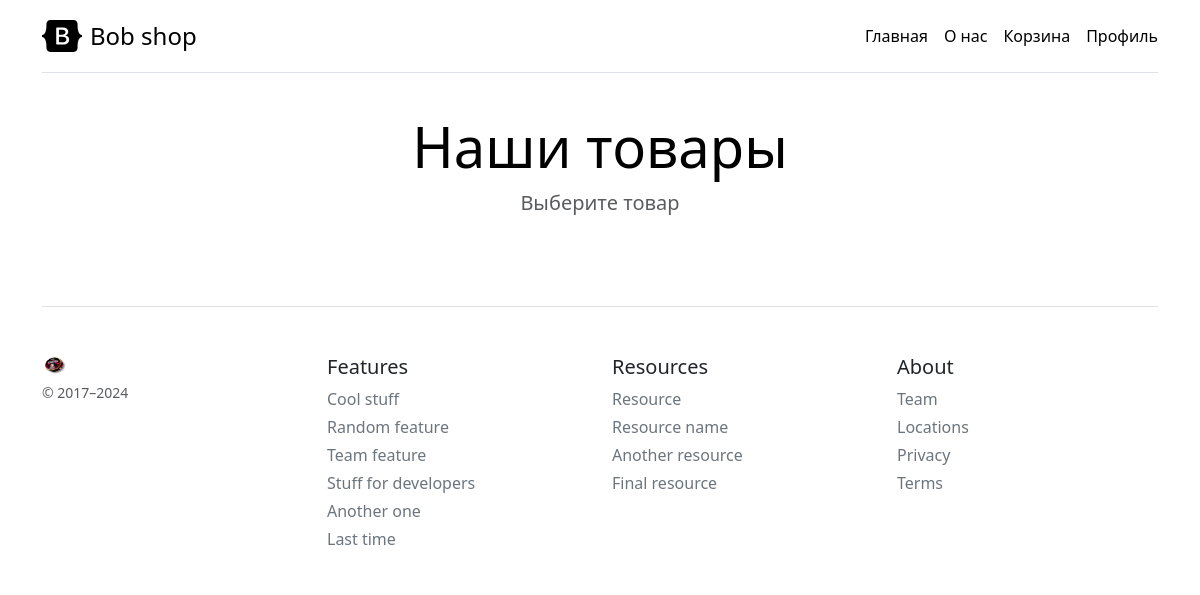
Before: / with the older database file.
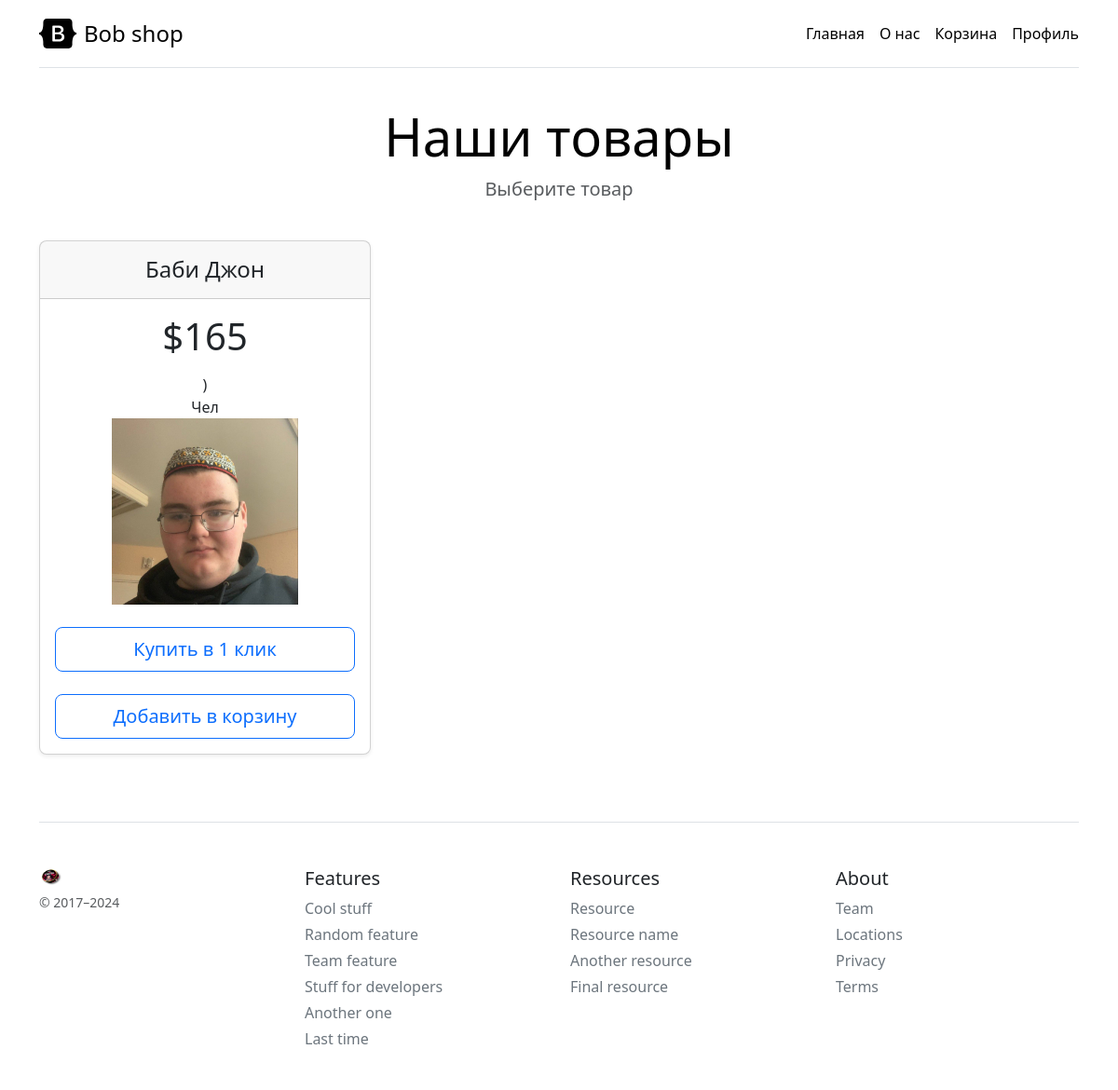
After: the same page with the newer database file.
### main.py (models this page shows, shortened)
class Item(db.Model):
    id = db.Column(db.Integer, primary_key=True)
    title = db.Column(db.String(100), nullable=False)
    price = db.Column(db.Integer, nullable=False)
    isActive = db.Column(db.Boolean, default=False)
    image_path = db.Column(db.String(255))
    description = db.Column(db.Text, nullable=False)
    category = db.Column(db.String, nullable=False)

### main.py (the view)
@app.route('/')
def index():
    items = Item.query.order_by(Item.category).all()
    return render_template('index.html', data=items)

### templates/index.html (shortened to what this page needs)
{% extends 'base.html' %}
{% block content %}
<main>
    <div class="pricing-header p-3 pb-md-4 mx-auto text-center">
        <h1 class="display-4 fw-normal text-body-emphasis">Наши товары</h1>
        <p class="fs-5 text-body-secondary">Выберите товар</p>
    </div>
    <div class="row row-cols-1 row-cols-md-3 mb-3 text-center">
        {% for el in data %}
        {% if el.isActive == True %}
        <div class="col">
            <div class="card mb-4 rounded-3 shadow-sm">
                <div class="card-header py-3">
                    <h4 class="my-0 fw-normal">{{ el.title }}</h4>
                </div>
                <div class="card-body">
                    <h1 class="card-title pricing-card-title">${{ el.price }}</h1>
                    <ul class="list-unstyled mt-3 mb-4">
                        <li>{{ el.description }}</li>
                        <li>{{ el.category }}</li>
                        <li><img src="../static/media/{{ el.image_path }}" alt="" width="200px" height="200px"></li>
                    </ul>
                    <a href="/buy/{{ el.title }}"><button type="button" class="w-100 btn btn-lg btn-outline-primary">Купить в 1 клик</button></a><br><br>
                    <a href="/buy/{{ el.title }}"><button type="button" class="w-100 btn btn-lg btn-outline-primary">Добавить в корзину</button></a>
                </div>
            </div>
        </div>
        {% endif %}
        {% endfor %}
    </div>
</main>
{% endblock %}

### templates/base.html (shortened to what this page needs)
<!DOCTYPE html>
<html lang="en">
<head>
    <link rel="stylesheet" href="../static/styles/main.css">
    <link rel="stylesheet" href="https://cdn.jsdelivr.net/npm/bootstrap@5.3.2/dist/css/bootstrap.min.css">
</head>
<body>
    <div class="container py-3">
        <header>
            <div class="d-flex flex-column flex-md-row align-items-center pb-3 mb-4 border-bottom">
                <a href="/" class="d-flex align-items-center link-body-emphasis text-decoration-none">
                    <span class="fs-4">Bob shop</span>
                </a>
                <nav class="d-inline-flex mt-2 mt-md-0 ms-md-auto">
                    <a class="me-3 py-2 link-body-emphasis text-decoration-none" href="/">Главная</a>
                    <a class="me-3 py-2 link-body-emphasis text-decoration-none" href="/about">О нас</a>
                    <a class="me-3 py-2 link-body-emphasis text-decoration-none" href="/about">Корзина</a>
                    <a class="py-2 link-body-emphasis text-decoration-none" href="/profile">Профиль</a>
                </nav>
            </div>
        </header>
        {% block content %}
        {% endblock %}
        <footer class="pt-4 my-md-5 pt-md-5 border-top">
            <div class="row">
                <div class="col-12 col-md">
                    <img class="mb-2" src="../static/img/cnc.png" alt="" width="24" height="19">
                    <small class="d-block mb-3 text-body-secondary">© 2017–2024</small>
                </div>
                <div class="col-6 col-md">
                    <h5>Features</h5>
                    <ul class="list-unstyled text-small">
                        <li class="mb-1"><a class="link-secondary text-decoration-none" href="#">Cool stuff</a></li>
                        <li class="mb-1"><a class="link-secondary text-decoration-none" href="#">Random feature</a></li>
                        <li class="mb-1"><a class="link-secondary text-decoration-none" href="#">Team feature</a></li>
                        <li class="mb-1"><a class="link-secondary text-decoration-none" href="#">Stuff for
                                developers</a></li>
                        <li class="mb-1"><a class="link-secondary text-decoration-none" href="#">Another one</a></li>
                        <li class="mb-1"><a class="link-secondary text-decoration-none" href="#">Last time</a></li>
                    </ul>
                </div>
                <div class="col-6 col-md">
                    <h5>Resources</h5>
                    <ul class="list-unstyled text-small">
                        <li class="mb-1"><a class="link-secondary text-decoration-none" href="#">Resource</a></li>
                        <li class="mb-1"><a class="link-secondary text-decoration-none" href="#">Resource name</a></li>
                        <li class="mb-1"><a class="link-secondary text-decoration-none" href="#">Another resource</a>
                        </li>
                        <li class="mb-1"><a class="link-secondary text-decoration-none" href="#">Final resource</a></li>
                    </ul>
                </div>
                <div class="col-6 col-md">
                    <h5>About</h5>
                    <ul class="list-unstyled text-small">
                        <li class="mb-1"><a class="link-secondary text-decoration-none" href="#">Team</a></li>
                        <li class="mb-1"><a class="link-secondary text-decoration-none" href="#">Locations</a></li>
                        <li class="mb-1"><a class="link-secondary text-decoration-none" href="#">Privacy</a></li>
                        <li class="mb-1"><a class="link-secondary text-decoration-none" href="#">Terms</a></li>
                    </ul>
                </div>
            </div>
        </footer>
    </div>
</body>
</html>

Changed rows visible on the page:
added Item: title "Баби Джон", price "165", description ")", category "Чел", image_path (picture)
